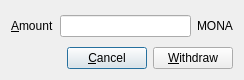
<?xml version="1.0" encoding="UTF-8"?>
<ui version="4.0">
 <class>withdraw_window</class>
 <widget class="QDialog" name="withdraw_window">
  <property name="geometry">
   <rect>
    <x>0</x>
    <y>0</y>
    <width>244</width>
    <height>80</height>
   </rect>
  </property>
  <property name="windowTitle">
   <string>Dialog</string>
  </property>
  <layout class="QGridLayout" name="gridLayout_2">
   <item row="0" column="0">
    <layout class="QGridLayout" name="gridLayout">
     <item row="0" column="0">
      <layout class="QHBoxLayout" name="horizontalLayout_2">
       <item>
        <widget class="QLabel" name="label">
         <property name="text">
          <string>&amp;Amount</string>
         </property>
         <property name="buddy">
          <cstring>amount</cstring>
         </property>
        </widget>
       </item>
       <item>
        <widget class="QLineEdit" name="amount"/>
       </item>
       <item>
        <widget class="QLabel" name="label_2">
         <property name="text">
          <string>MONA</string>
         </property>
        </widget>
       </item>
      </layout>
     </item>
     <item row="1" column="0">
      <layout class="QHBoxLayout" name="horizontalLayout">
       <item>
        <spacer name="horizontalSpacer">
         <property name="orientation">
          <enum>Qt::Horizontal</enum>
         </property>
         <property name="sizeHint" stdset="0">
          <size>
           <width>40</width>
           <height>20</height>
          </size>
         </property>
        </spacer>
       </item>
       <item>
        <widget class="QPushButton" name="cancel_button">
         <property name="text">
          <string>&amp;Cancel</string>
         </property>
        </widget>
       </item>
       <item>
        <widget class="QPushButton" name="withdraw_button">
         <property name="text">
          <string>&amp;Withdraw</string>
         </property>
        </widget>
       </item>
      </layout>
     </item>
    </layout>
   </item>
  </layout>
 </widget>
 <tabstops>
  <tabstop>amount</tabstop>
  <tabstop>withdraw_button</tabstop>
  <tabstop>cancel_button</tabstop>
 </tabstops>
 <resources/>
 <connections/>
</ui>
